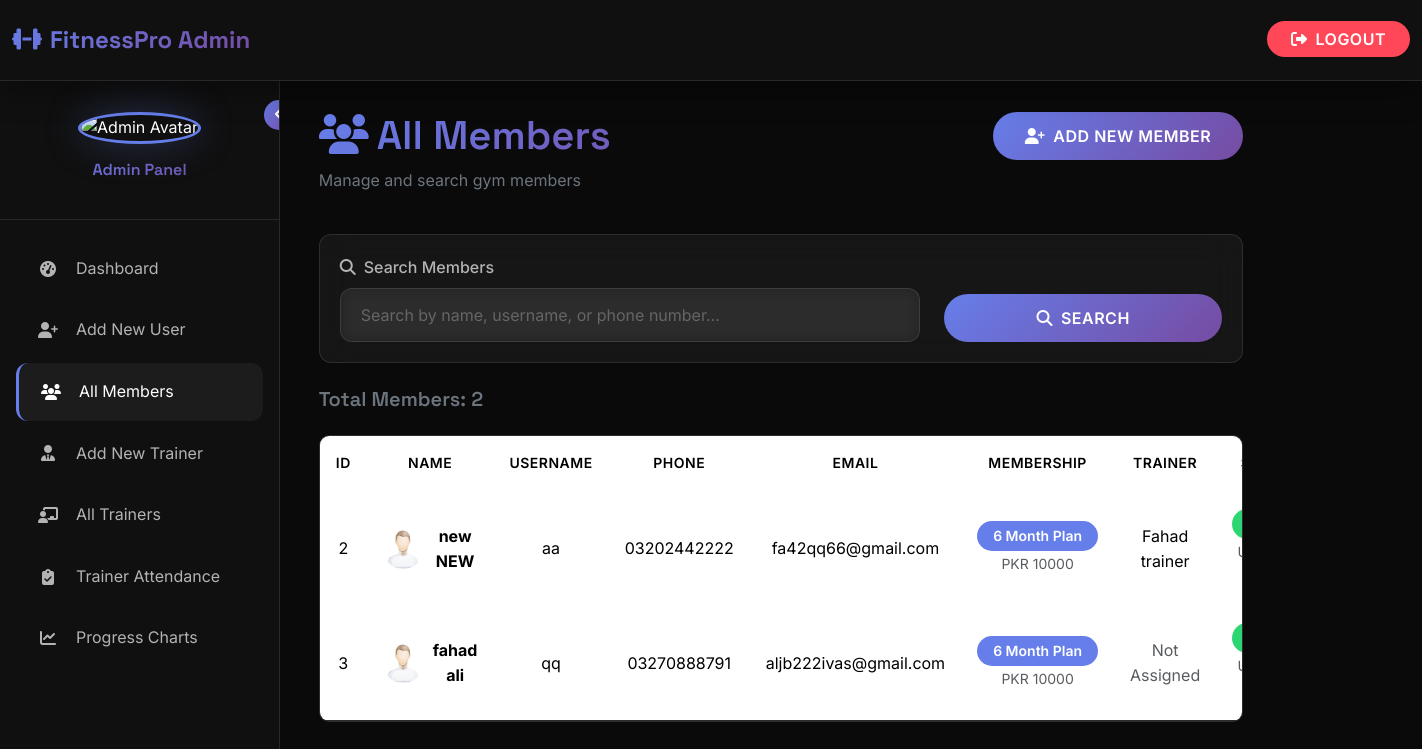
Before: /all_members (signed in) with the older database file.
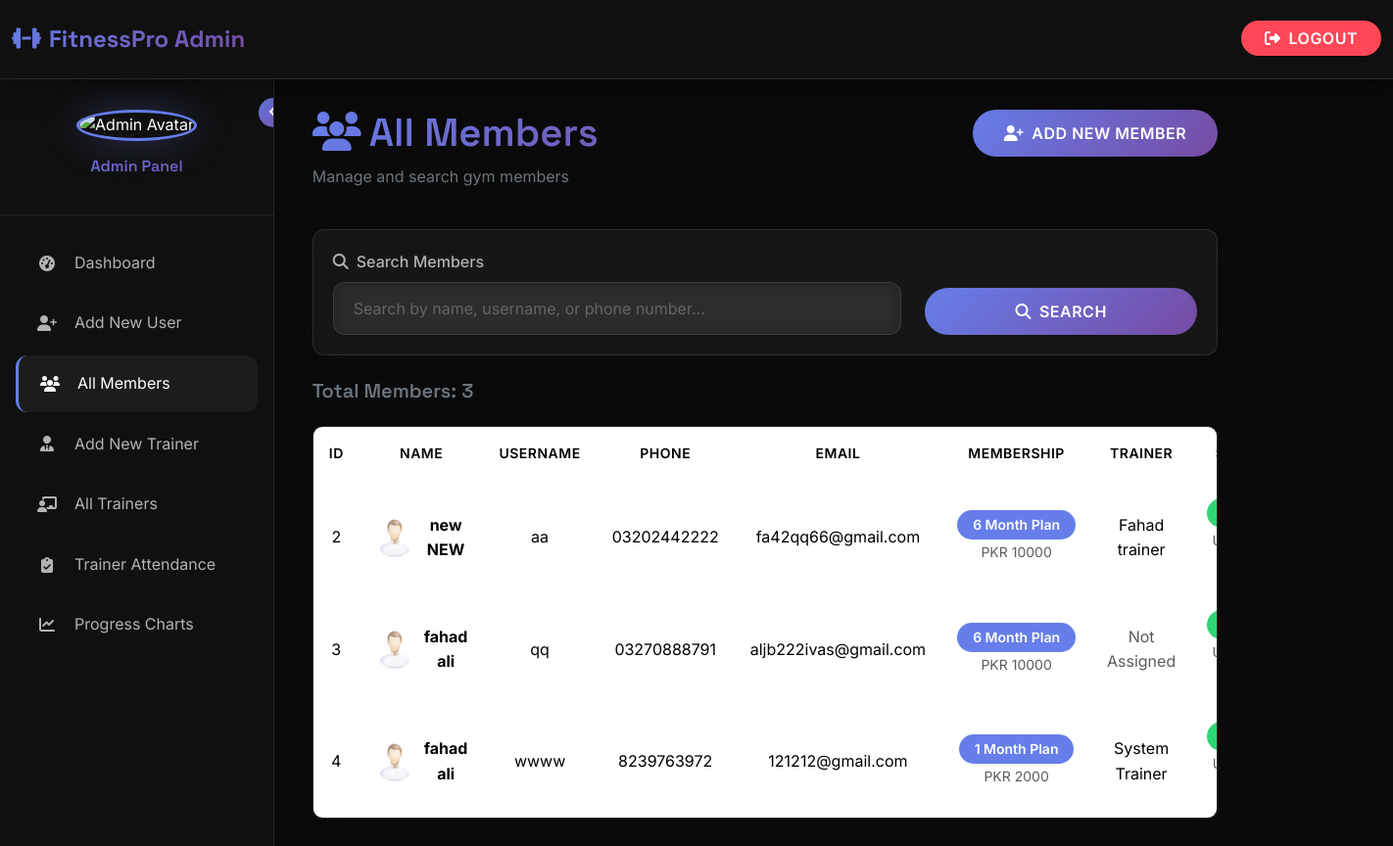
After: the same page with the newer database file.
### gym_management/gym_app/models.py (models this page shows, shortened)
class Gym_user(models.Model):
    first_name = models.CharField(max_length=50)
    last_name = models.CharField(max_length=50)
    dob = models.DateField()
    phone_number = models.CharField(max_length=20)
    image = models.ImageField(upload_to="users_profile_images/", default="users_profile_images/default.png", null=True, blank=True)
    weight = models.IntegerField(null=True, blank=True)
    height = models.IntegerField(null=True, blank=True)
    date_of_joining = models.DateTimeField(auto_now_add=True)
    email = models.CharField(max_length=50, null=True, blank=True)
    username = models.CharField(max_length=150, unique=True)
    password = models.CharField(max_length=100)
    address = models.ForeignKey(Address, on_delete=models.CASCADE, null=True, blank=True)
    gender = models.ForeignKey(Gender, on_delete=models.CASCADE)
    gym_split = models.ForeignKey(Gym_split, on_delete=models.CASCADE, null=True, blank=True)
    muscle_strength = models.ForeignKey(Muscle_strength, on_delete=models.CASCADE, null=True, blank=True)
    membership_plan = models.ForeignKey(MembershipPlan, on_delete=models.CASCADE, null=True, blank=True)
    payment_proof = models.ImageField(upload_to="payment_proofs/", null=True, blank=True)
    is_approved = models.BooleanField(default=False)
    is_blocked = models.BooleanField(default=False)
    membership_start_date = models.DateField(null=True, blank=True)
    membership_end_date = models.DateField(null=True, blank=True)
    reminder_sent = models.BooleanField(default=False)
    assigned_trainer = models.ForeignKey(Trainer, on_delete=models.SET_NULL, null=True, blank=True, related_name='assigned_members')
    trainer_requested = models.BooleanField(default=False)
    assigned_workout_plan = models.ForeignKey(WorkoutPlan, on_delete=models.SET_NULL, null=True, blank=True)
    assigned_diet_plan = models.ForeignKey(DietPlan, on_delete=models.SET_NULL, null=True, blank=True)
    @staticmethod
    def get_pending_approvals():
        return Gym_user.objects.filter(is_approved=False)
    @staticmethod
    def get_trainer_requests():
        return Gym_user.objects.filter(trainer_requested=True, assigned_trainer=None)

class MembershipPlan(models.Model):
    duration_months = models.IntegerField()
    price = models.IntegerField()
    name = models.CharField(max_length=100)

class Trainer(models.Model):
    first_name = models.CharField(max_length=50)
    last_name = models.CharField(max_length=50)
    email = models.CharField(max_length=50, null=True, blank=True)
    phone_number = models.CharField(max_length=20)
    username = models.CharField(max_length=150, unique=True)
    password = models.CharField(max_length=100)
    specialization = models.CharField(max_length=200, null=True, blank=True)
    image = models.ImageField(upload_to="trainers/", default="trainers/default.png", null=True, blank=True)
    created_at = models.DateTimeField(auto_now_add=True)

### gym_management/gym_app/views.py (the view)
# urls.py: path('all_members', views.all_members, name='all_members'),
def all_members(request):
    if 'admin_logged_in' not in request.session:
        return redirect('/admin_login')
    query = request.GET.get('q', '')
    if query:
        members = Gym_user.objects.filter(
            Q(first_name__icontains=query) |
            Q(last_name__icontains=query) |
            Q(username__icontains=query) |
            Q(phone_number__icontains=query)
        ).filter(is_approved=True)
    else:
        members = Gym_user.objects.filter(is_approved=True)
    data = {
    'members': members,
    'query': query,
    'today': date.today(),
    'pending_count': Gym_user.get_pending_approvals().count(),
    'trainer_request_count': Gym_user.get_trainer_requests().count()
    }
    return render(request, 'admin/all_members.html', data)

### gym_management/gym_app/templates/admin/all_members.html (shortened to what the changed rows need)
{% extends 'base_admin.html' %}
{% load static %}
{% block content %}
<div class="container-fluid all-members-page">
    <div class="row justify-content-center">
        <div class="col-lg-10 col-md-11 col-sm-12">
            <div class="row mb-4 text-center text-md-start" data-aos="fade-down">
                <div class="col-md-6 mb-3 mb-md-0">
                    <h1 class="gradient-text"><i class="fas fa-users me-2"></i>All Members</h1>
                </div>
            </div>
            <div class="row mb-3 text-center text-md-start" data-aos="fade-right">
                <div class="col-12">
                    <h5 class="text-secondary">
                        {% if query %}
                            Search Results: {{ members.count }} member(s) found
                        {% else %}
                            Total Members: {{ members.count }}
                        {% endif %}
                    </h5>
                </div>
            </div>
            <div class="row justify-content-center" data-aos="fade-up" data-aos-delay="100">
                <div class="col-12">
                    {% if members %}
                    <div class="table-responsive">
                        <table class="table align-middle text-center">
                            <thead>
                                <tr>
                                    <th>ID</th>
                                    <th>Name</th>
                                    <th>Username</th>
                                    <th>Phone</th>
                                    <th>Email</th>
                                    <th>Membership</th>
                                    <th>Trainer</th>
                                    <th>Status</th>
                                </tr>
                            </thead>
                            <tbody>
                                {% for member in members %}
                                <tr>
                                    <td>{{ member.id }}</td>
                                    <td>
                                        <div class="d-flex align-items-center justify-content-center justify-content-md-start">
                                            {% if member.image %}
                                                <img src="{{ member.image.url }}" alt="{{ member.first_name }}"
                                                     style="width: 40px; height: 40px; border-radius: 50%; object-fit: cover; margin-right: 10px;">
                                            {% else %}
                                                <div style="width: 40px; height: 40px; border-radius: 50%; background: var(--primary-gradient);
                                                            display: flex; align-items: center; justify-content: center; margin-right: 10px; font-weight: 600;">
                                                    {{ member.first_name.0 }}{{ member.last_name.0 }}
                                                </div>
                                            {% endif %}
                                            <div>
                                                <strong>{{ member.first_name }} {{ member.last_name }}</strong>
                                            </div>
                                        </div>
                                    </td>
                                    <td>{{ member.username }}</td>
                                    <td>{{ member.phone_number }}</td>
                                    <td>{{ member.email|default:"N/A" }}</td>
                                    <td>
                                        {% if member.membership_plan %}
                                            <span class="badge badge-info">{{ member.membership_plan.name }}</span>
                                            <br>
                                            <small class="text-muted">PKR {{ member.membership_plan.price }}</small>
                                        {% else %}
                                            <span class="badge badge-warning">No Plan</span>
                                        {% endif %}
                                    </td>
                                    <td>
                                        {% if member.assigned_trainer %}
                                            {{ member.assigned_trainer.first_name }} {{ member.assigned_trainer.last_name }}
                                        {% else %}
                                            <span class="text-muted">Not Assigned</span>
                                        {% endif %}
                                    </td>
                                    <td>
                                        {% if member.membership_end_date %}
                                            {% if member.membership_end_date >= today %}
                                                <span class="badge badge-success">Active</span>
                                                <br>
                                                <small class="text-muted">Until {{ member.membership_end_date }}</small>
                                            {% else %}
                                                <span class="badge badge-danger">Expired</span>
                                                <br>
                                                <small class="text-muted">{{ member.membership_end_date }}</small>
                                            {% endif %}
                                        {% else %}
                                            <span class="badge badge-warning">Pending</span>
                                        {% endif %}
                                    </td>
                                </tr>
                                {% endfor %}
                            </tbody>
                        </table>
                    </div>
                    {% endif %}
                </div>
            </div>
        </div>
    </div>
</div>
{% endblock %}

Changed rows visible on the page:
added Gym_user: id "4", image (placeholder picture), first_name "fahad", last_name "ali", username "wwww", phone_number "8239763972", email "121212@gmail.com", membership_plan.name "1 Month Plan", membership_plan.price "2000", assigned_trainer.first_name "System", assigned_trainer.last_name "Trainer"
Other visible differences:
{{ members.count }}: "2" → "3"
